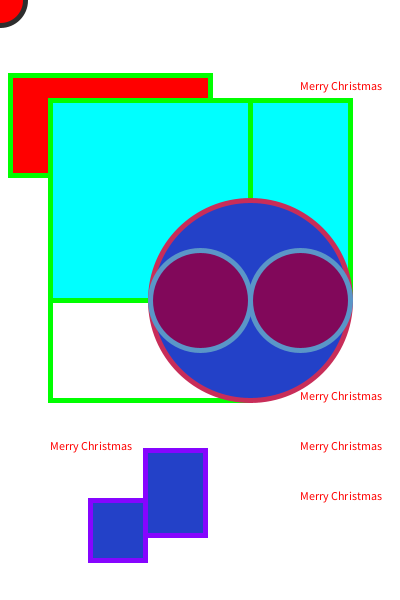
Frame 1 (no input)
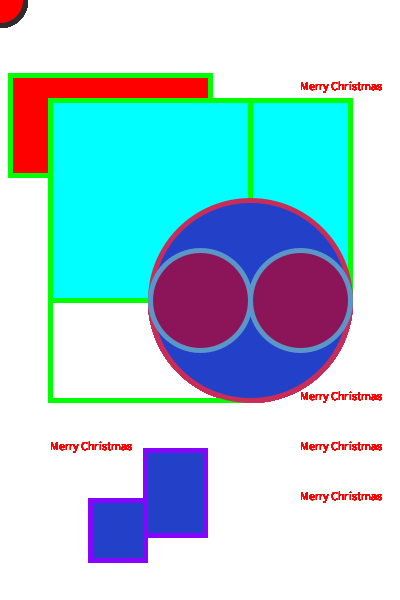
Frame 60 (the mouse pressed at the canvas centre just before this capture)
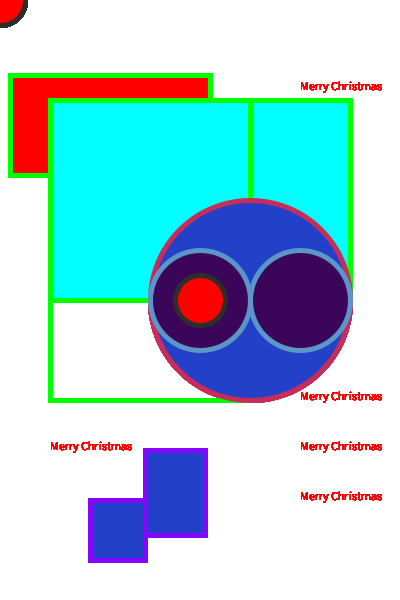
Frame 120 (the mouse held since frame 60 and released just before this capture)

The Processing sketch that drew these frames (run headless with seeded random() and noise(); from frame 60 on, the mouse is pressed at the canvas centre):

// Processing sketch: processing_48386
// ── processing_48386.pde

void setup()
{
  size( 400, 600 ) ;
  background( 255, 255, 255);
  smooth();
  frameRate(10);
}
void draw()
{
  strokeWeight(5);
  stroke(0, 255, 0);
  fill(255, 0, 0);
  rect( 10, 75, 200, 100 ) ;
  fill(0, 255, 255);
  rect(50, 100, 300, 200);
  noFill();
  rect(50,100,  200, 300);
  stroke(200,45,89);
  fill(35, 65, 200);
  ellipse(250, 300, 200, 200);
  stroke(134,5,255);
  rect( 90, 500, 55, 60);
  rect( 145, 450, 60, 85);
  stroke(90,150,200);
  fill( random(200), random(34), 90);
  ellipse(200,300, 100, 100);
  ellipse(300, 300, 100, 100);
  stroke(45,45, 45);
  fill(255,0,0);
ellipse(mouseX,mouseY,50,50);
text("Merry Christmas", 300, 500);
text("Merry Christmas", 300, 400);
text("Merry Christmas", 300, 90);
text("Merry Christmas", 300, 450);
text("Merry Christmas", 50, 450);
}
void mousePressed()
{
save("snapshot.png");
background(255,255,255);
}

  // dj E-Z ezezekiel
